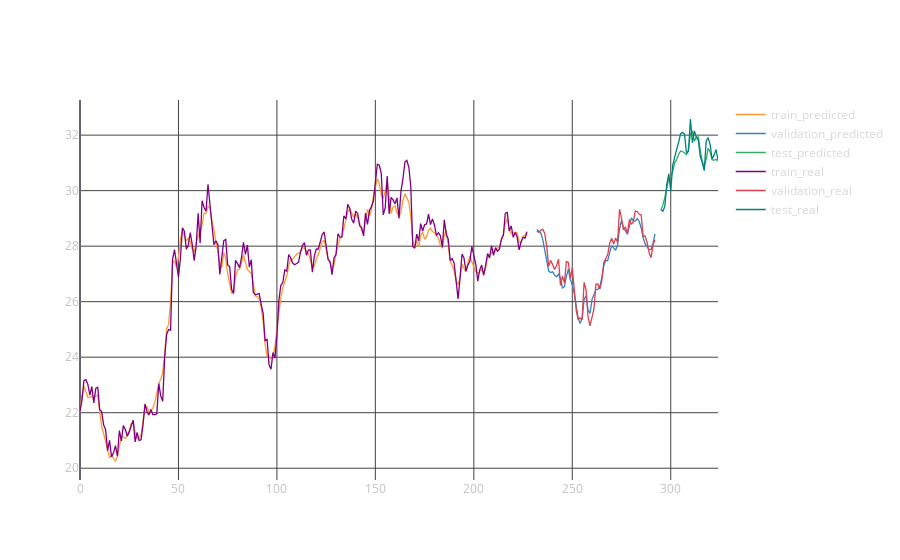

Notebook code for this chart:
### Code cell
# plotting final result
plot_ticker = 'PETR4'
plot_feature = 'Adj Close'

pd.DataFrame.from_dict(final_prediction_results[plot_ticker][plot_feature]).iplot(title=f'{plot_ticker} {plot_feature} {plot_imf}', layout=space)

### Figure 1 — Plotly figure (JSON) as saved in the notebook; plotly's stock layout.template omitted (floating-point values rounded to 4 significant figures; data arrays with more than 128 entries replaced by an {"elided": "..."} marker saying what was removed)
{"data": [{"line": {"color": "rgba(255, 153, 51, 1.0)", "dash": "solid", "shape": "linear", "width": 1.3}, "mode": "lines", "name": "train_predicted", "text": "", "type": "scatter", "x": {"elided": "325 int values"}, "y": {"elided": "325 mixed values"}}, {"line": {"color": "rgba(55, 128, 191, 1.0)", "dash": "solid", "shape": "linear", "width": 1.3}, "mode": "lines", "name": "validation_predicted", "text": "", "type": "scatter", "x": {"elided": "325 int values"}, "y": {"elided": "325 mixed values"}}, {"line": {"color": "rgba(50, 171, 96, 1.0)", "dash": "solid", "shape": "linear", "width": 1.3}, "mode": "lines", "name": "test_predicted", "text": "", "type": "scatter", "x": {"elided": "325 int values"}, "y": {"elided": "325 mixed values"}}, {"line": {"color": "rgba(128, 0, 128, 1.0)", "dash": "solid", "shape": "linear", "width": 1.3}, "mode": "lines", "name": "train_real", "text": "", "type": "scatter", "x": {"elided": "325 int values"}, "y": {"elided": "325 mixed values"}}, {"line": {"color": "rgba(219, 64, 82, 1.0)", "dash": "solid", "shape": "linear", "width": 1.3}, "mode": "lines", "name": "validation_real", "text": "", "type": "scatter", "x": {"elided": "325 int values"}, "y": {"elided": "325 mixed values"}}, {"line": {"color": "rgba(0, 128, 128, 1.0)", "dash": "solid", "shape": "linear", "width": 1.3}, "mode": "lines", "name": "test_real", "text": "", "type": "scatter", "x": {"elided": "325 int values"}, "y": {"elided": "325 mixed values"}}], "layout": {"legend": {"bgcolor": "#FFF", "font": {"color": "#D9D9D9", "size": 12}}, "paper_bgcolor": "#FFF", "plot_bgcolor": "#FFF", "title": {"font": {"color": "#D9D9D9"}, "x": 0.5}, "xaxis": {"gridcolor": "#434343", "showgrid": true, "tickfont": {"color": "#C2C2C2", "size": 12}, "title": {"font": {"color": "#D9D9D9"}}, "zerolinecolor": "#666570"}, "yaxis": {"gridcolor": "#434343", "showgrid": true, "tickfont": {"color": "#C2C2C2", "size": 12}, "title": {"font": {"color": "#D9D9D9"}}, "zerolinecolor": "#666570"}}}
